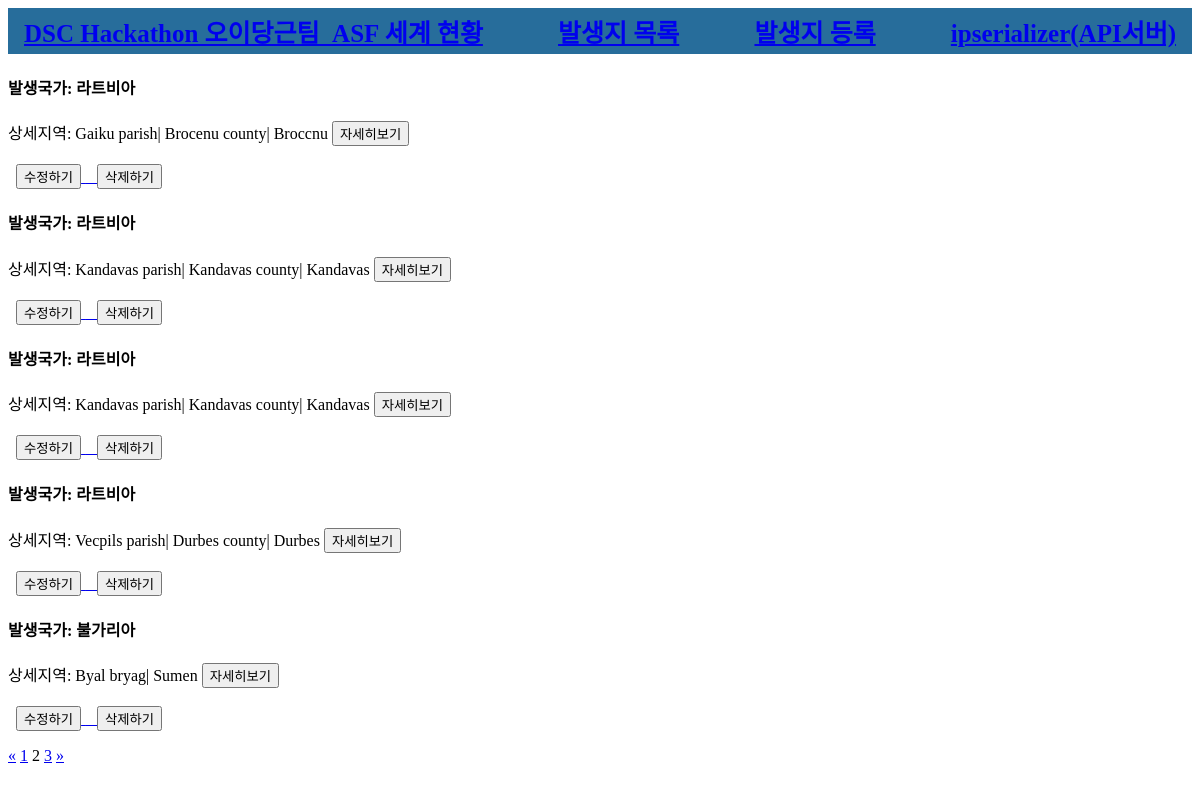
The app's page /first/list/?page=2 with its own data.
### first/models.py (models this page shows)
class InfectedPlace(models.Model):
    name = models.CharField(max_length=30, null=True, blank=True)
    address = models.CharField(max_length=200, null=True, blank=True)
    lat = models.DecimalField(max_digits=20, decimal_places=16)
    lng = models.DecimalField(max_digits=20, decimal_places=16)
    happened_at = models.CharField(max_length=30, null=True, blank=True)
    reported2oie_at = models.DateTimeField(null=True, blank=True)
    memo = models.TextField(null=True, blank=True)
    password = models.CharField(max_length=10, null=True, blank=True)
    created_at = models.DateTimeField(auto_now_add=True, null=True)
    updated_at = models.DateTimeField(auto_now=True, null=True)

### first/views.py (the view)
# urls.py: path('first/list/', views.list, name='list'),
def list(request):
    theinfectedplace = InfectedPlace.objects.all()
    paginator = Paginator(theinfectedplace, 5)
    page = request.GET.get('page')
    items = paginator.get_page(page)
    context = {
        'infectedplace': items
    }
    return render(request, 'first/list.html', context)

### first/templates/first/list.html (shortened to what this page needs)
{% extends 'first/base.html' %}
{% load static %}
{% block content %}
<head>
</head>
<body>
    {% for item in infectedplace %}
    <div>
        <h4>발생국가: {{ item.name }}</h4>
<p>
            상세지역: {{ item.address }}
            <a href="{% url 'infectedplace-detail' id=item.id %}" class="card-link"><button class="btn btn-danger">자세히보기</button></a>
            <br><br>&nbsp;
            <a href="{% url 'infectedplace-update' id=item.id %}">
            <button class="btn btn-danger">수정하기</button>
            <a href="{% url 'infectedplace-delete' id=item.id %}">
            <button class="btn btn-danger">삭제하기</button>
            </a>
        </p>
    </div>
    {% endfor %}
    <div class="row">
        <div class="col-sm-12 text-center">
            <div class="pagination">
                <span class="step-links text-center" style="width:100%;">
                    {% if infectedplace.has_previous %}
                        <a href="?page=1">&laquo;</a>
                        <a href="?page={{ infectedplace.previous_page_number }}">{{ infectedplace.previous_page_number }}</a>
                    {% endif %}
                    <span class="current">
                        {{ infectedplace.number }}
                    </span>
                    {% if infectedplace.has_next %}
                        <a href="?page={{ infectedplace.next_page_number }}">{{ infectedplace.next_page_number }}</a>
                        <a href="?page={{ infectedplace.paginator.num_pages }}">&raquo;</a>
                    {% endif %}
            </div>
        </div>
    </div>
</body>
</html>
{% endblock %}

### records on screen
InfectedPlace: name "라트비아", address "Gaiku parish| Brocenu county| Broccnu"
InfectedPlace: name "라트비아", address "Kandavas parish| Kandavas county| Kandavas"
InfectedPlace: name "라트비아", address "Kandavas parish| Kandavas county| Kandavas"
InfectedPlace: name "라트비아", address "Vecpils parish| Durbes county| Durbes"
InfectedPlace: name "불가리아", address "Byal bryag| Sumen"

### other values on screen
{{ infectedplace.previous_page_number }} "1"
{{ infectedplace.number }} "2"
{{ infectedplace.next_page_number }} "3"
